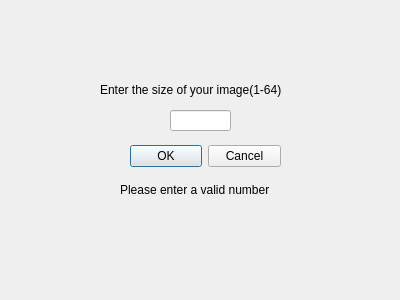
<?xml version="1.0" encoding="UTF-8"?>
<ui version="4.0">
 <class>NewFile</class>
 <widget class="QDialog" name="NewFile">
  <property name="geometry">
   <rect>
    <x>0</x>
    <y>0</y>
    <width>400</width>
    <height>300</height>
   </rect>
  </property>
  <property name="windowTitle">
   <string>Dialog</string>
  </property>
  <widget class="QLabel" name="label">
   <property name="geometry">
    <rect>
     <x>100</x>
     <y>80</y>
     <width>211</width>
     <height>20</height>
    </rect>
   </property>
   <property name="text">
    <string>Enter the size of your image(1-64)</string>
   </property>
  </widget>
  <widget class="QLineEdit" name="sizeInput">
   <property name="geometry">
    <rect>
     <x>170</x>
     <y>110</y>
     <width>61</width>
     <height>21</height>
    </rect>
   </property>
  </widget>
  <widget class="QDialogButtonBox" name="confirmButton">
   <property name="geometry">
    <rect>
     <x>130</x>
     <y>140</y>
     <width>151</width>
     <height>32</height>
    </rect>
   </property>
   <property name="cursor">
    <cursorShape>ArrowCursor</cursorShape>
   </property>
   <property name="layoutDirection">
    <enum>Qt::LayoutDirection::LeftToRight</enum>
   </property>
   <property name="orientation">
    <enum>Qt::Orientation::Horizontal</enum>
   </property>
   <property name="standardButtons">
    <set>QDialogButtonBox::StandardButton::Cancel|QDialogButtonBox::StandardButton::Ok</set>
   </property>
  </widget>
  <widget class="QLabel" name="smallerNumber">
   <property name="geometry">
    <rect>
     <x>120</x>
     <y>180</y>
     <width>181</width>
     <height>20</height>
    </rect>
   </property>
   <property name="text">
    <string>Please enter a valid number</string>
   </property>
  </widget>
 </widget>
 <resources/>
 <connections/>
</ui>
